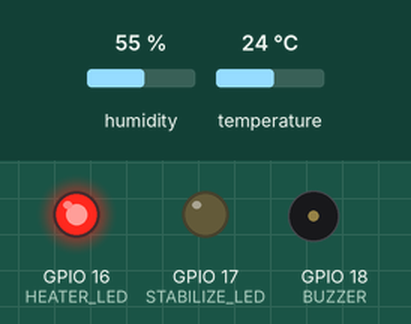
Bench run of a sketch on a simulated ESP32. Shown: output pins drawn as LEDs (lit = HIGH), buzzer (waves = sounding, pin HIGH). The test bench sets the inputs (shaded band); at power-on: temperature 24 °C, humidity 55 %. What the sketch prints to the serial monitor is not drawn.

Above: at 2.8 s.
2.9 s: temperature set to 27.3 °C
5.6 s: temperature set to 28.7 °C
At 6.9 s:
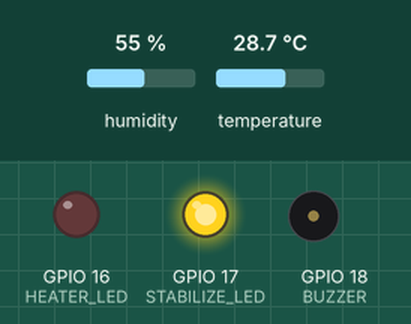
8.3 s: temperature set to 30.7 °C
At 10.3 s:
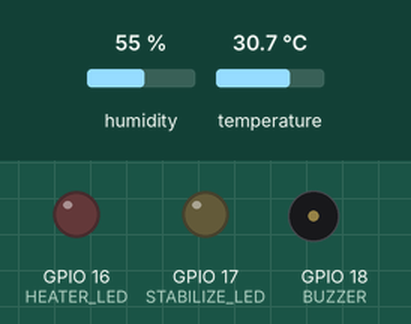
11.5 s: temperature set to 34.3 °C
14.2 s: temperature set to 35.7 °C
At 16.7 s:
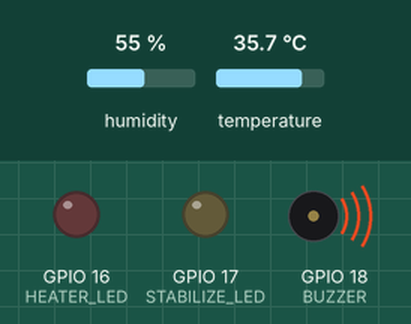
17.5 s: temperature set to 12 °C
At 18.4 s:
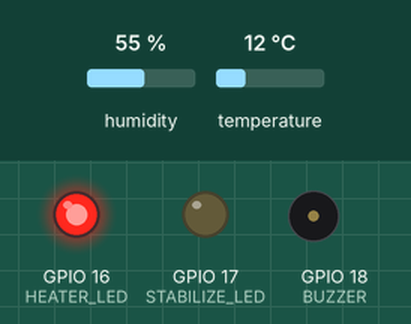
Timing chart, 0 to 20.5 s (numbered marks = the images above; inputs shaded):
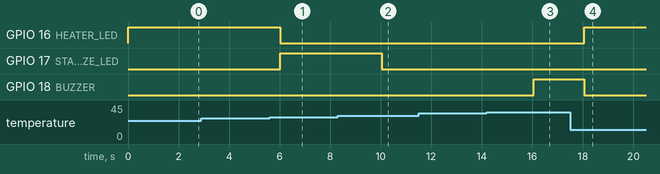

Measured:
- the behaviour switches between 27.9 and 28 °C on temperature (found by bisection; images 0 and 1)
- the behaviour switches between 29.9 and 30 °C on temperature (found by bisection; images 1 and 2)
- the behaviour switches between 35 and 35.1 °C on temperature (found by bisection; images 2 and 3)
- after the input at 5.6 s, GPIO 16 (HEATER_LED): HIGH → LOW after 0.42 s; GPIO 17 (STABILIZE_LED): LOW → HIGH after 0.42 s
- after the input at 8.3 s, GPIO 17 (STABILIZE_LED): HIGH → LOW after 1.7 s
- after the input at 11.5 s, every drawn part: stays the same
- after the input at 14.2 s, GPIO 18 (BUZZER): LOW → HIGH after 1.8 s
- after the input at 17.5 s, GPIO 16 (HEATER_LED): LOW → HIGH after 0.55 s; GPIO 18 (BUZZER): HIGH → LOW after 0.55 s

The sketch:

sketch.ino
```cpp
  #include <DHT.h>

  #define DHTPIN 15
  #define DHTTYPE DHT22
  #define HEATER_LED 16
  #define STABILIZE_LED 17
  #define BUZZER 18

  DHT dht(DHTPIN, DHTTYPE);

  void setup() {
    Serial.begin(115200);
    dht.begin();
    pinMode(HEATER_LED, OUTPUT);
    pinMode(STABILIZE_LED, OUTPUT);
    pinMode(BUZZER, OUTPUT);
  }

  void loop() {
    float temp = dht.readTemperature();

    if (isnan(temp)) {
      Serial.println("Idle: Sensor not responding.");
      return;
    }

    Serial.print("Temperature: ");
    Serial.print(temp);
    Serial.print(" °C → ");

    // Reset all indicators
    digitalWrite(HEATER_LED, LOW);
    digitalWrite(STABILIZE_LED, LOW);
    digitalWrite(BUZZER, LOW);

    if (temp < 28) {
      digitalWrite(HEATER_LED, HIGH);
      Serial.println("Heating");
    }
    else if (temp < 30) {
      digitalWrite(STABILIZE_LED, HIGH);
      Serial.println("Stabilizing");
    }
    else if (temp <= 35) {
      Serial.println("Target Reached");
    }
    else {
      digitalWrite(BUZZER, HIGH);
      Serial.println("Overheat!");
    }

    delay(2000); // 2 seconds interval
  }
```
